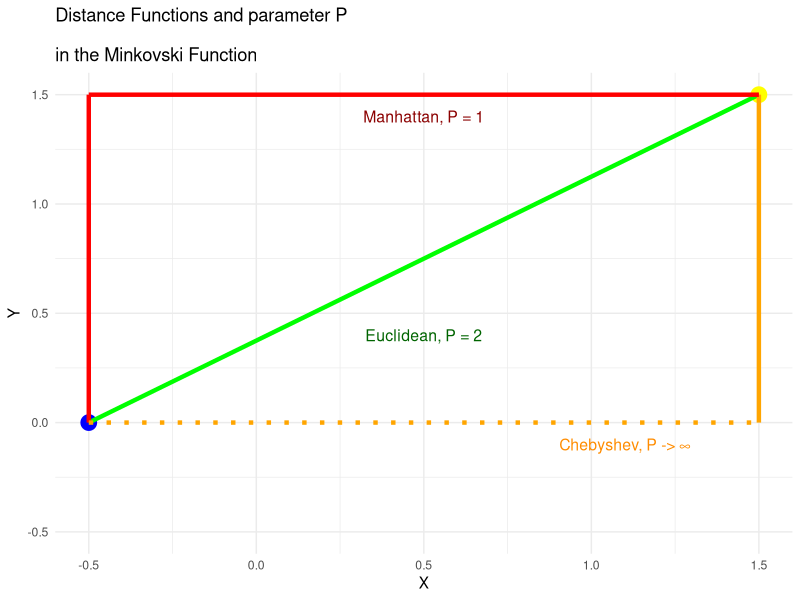

Write the R code that produced this figure.
library(ggplot2)

michalska_euclidean <- function(p, b){
  return(sqrt(sum((p - b)^2)))
}

michalska_manhattan <- function(p, b){
  return(sum(abs(p-b)))
}

michalska_chebyshev <- function(p, b){
  return(max(abs(p-b)))
}

michalska_minkowsky <- function(a, b, p){
  return(sum(abs(a - b)^p)^(1/p))
}

michalska_test <- function(){
  test_set <- list(c(1, 1), c(0, 0),
                   c(1, 0), c(1, 0),
                   c(0, 1), c(0, 0),
                   c(2, 1), c(3, 0),
                   c(1, 1), c(1, 1),
                   c(1, 2), c(1, 0))
  
  for (i in seq(1, length(test_set), by=2)){  
    
    p <- test_set[[i]]
    b <- test_set[[i+1]]
      
    print(michalska_euclidean(p, b))
    print(michalska_minkowsky(p, b, 2)) # should be equal euclidean

    print(michalska_manhattan(p, b))
    print(michalska_minkowsky(p, b, 1)) # should be equal manhattan

    print(michalska_chebyshev(p, b))
    print(michalska_minkowsky(p, b, 100)) # should be equal chebyshev
  }
}

michalska_plot <- function(point1=c(-0.5, 1.5), point2=c(0, 1.5)){
  points_data <- data.frame(
    x = point1,
    y = point2,
    label = c("Point 1", "Point 2"),
    color = c("blue", "yellow")
  )
  
  lines_data <- data.frame(
    x_start = c(point1[1], point1[2], point1[1], point1[1], point1[1]),
    y_start = c(point2[1], point2[1], point2[1], point2[2], point2[1]),
    x_end = c(point1[2], point1[2], point1[1], point1[2], point1[2]),
    y_end = c(point2[2], point2[2], point2[2], point2[2], point2[1]),
    line_type = c("Euclidean", "Chebyshev Vertical", "Manhattan Vertical", 
                  "Manhattan Horizontal", "Chebyshev Horizontal"),
    color = c("green", "orange", "red", "red", "orange"),
    linetype = c("solid", "solid", "solid", "solid", "dotted")
  )
  
  ggplot() +
    geom_point(data = points_data, aes(x = x, y = y, color = color), 
               size = 5) +
    
    geom_segment(data = lines_data, aes(x = x_start, y = y_start, xend = x_end, 
                                        yend = y_end, color = color, 
                                        linetype = linetype), 
                 size = 1.5) +
    
    annotate("text", x = 0.5, y = 0.4, label = "Euclidean, P = 2", 
             color = "darkgreen", size = 4) +
    annotate("text", x = 1.1, y = -0.1, label = "Chebyshev, P -> ∞", 
             color = "darkorange", size = 4) +
    annotate("text", x = 0.5, y = 1.4, label = "Manhattan, P = 1", 
             color = "darkred", size = 4) +
    
    labs(title = "Distance Functions and parameter P 
         \nin the Minkovski Function", x = "X", y = "Y") +
    
    scale_color_identity() +
    scale_linetype_identity() +
    theme_minimal() +
    xlim(-0.5, 1.5) +
    ylim(-0.5, 1.5)
}

michalska_test()
michalska_plot()
